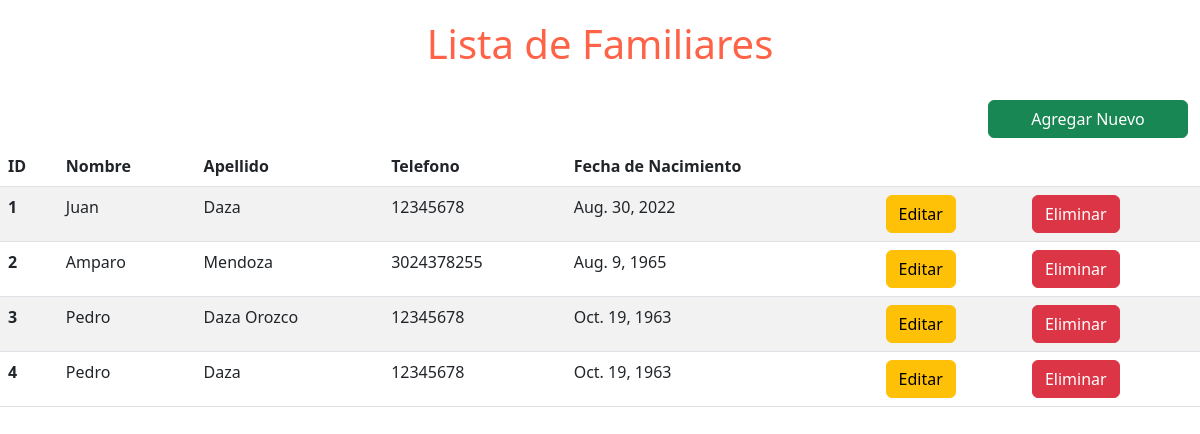
/familiares/listarFamiliares/, run on an earlier commit of the app's database.
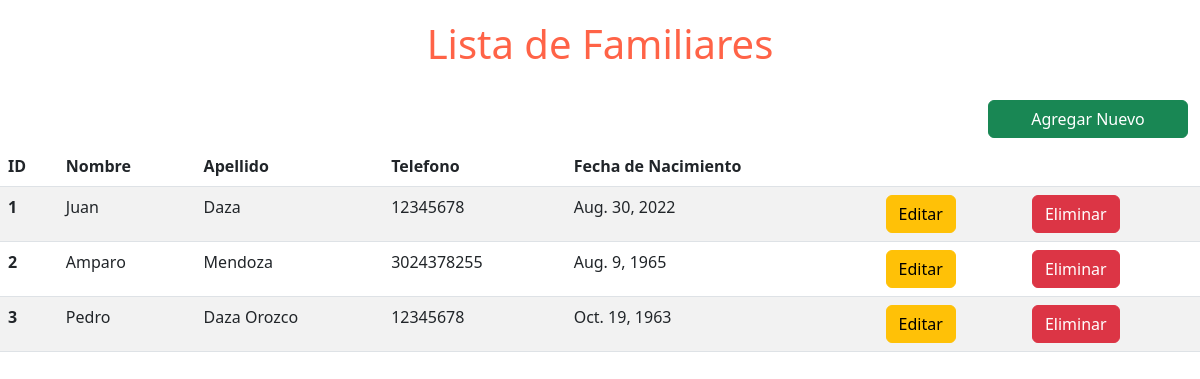
And on a later commit of the database.
### familiares/models.py (models this page shows)
class Familiares(models.Model):
    nombre = models.CharField(max_length=40) #le pasamos el tipo de dato de cada variable
    apellido = models.CharField(max_length=40)
    telefono = models.IntegerField()
    fecha_nacimiento = models.DateField()

### familiares/views.py (the view)
# urls.py: path('listarFamiliares/', Formulario_view.listar_familiares, name="listarFamiliares"),
    def listar_familiares(request):
        familiar = Familiares.objects.all()
        return render(request, 'listaFamiliares.html', {"familiares":familiar})

### familiares/template/listaFamiliares.html (shortened to what this page needs)
{% block content %}
{% load static %}
<!DOCTYPE html>
<html lang="en">
<head>
    <link rel="stylesheet" href="{% static '/css/bootstrap.min.css' %}">
</head>
<body>
    <header>
        <h1>Lista de Familiares</h1>
    </header>
    <br>
    <div class="row col-12 justify-content-end mb-2 pr-0">
        <a href="{% url 'registrarFamiliar' %}" class="btn btn-success col-md-2">Agregar Nuevo</a>
    </div>
    <table class="table table-striped">
        <thead>
          <tr>
            <th scope="col">ID</th>
            <th scope="col">Nombre</th>
            <th scope="col">Apellido</th>
            <th scope="col">Telefono</th>
            <th scope="col">Fecha de Nacimiento</th>
            <th scope="col"></th>
            <th scope="col"></th>
          </tr>
        </thead>
        <tbody>
            {% for familiar in familiares %}
          <tr>
            <th scope="row">{{ familiar.id }}</th>
            <td>{{ familiar.nombre }}</td>
            <td>{{ familiar.apellido }}</td>
            <td>{{ familiar.telefono }}</td>
            <td>{{ familiar.fecha_nacimiento }}</td>
            <td><a href="{% url 'editFamiliar' familiar.id %}" class="btn btn-warning">Editar</a></td>
            <td><a href="{% url 'eliminarFamiliar' familiar.id %}" class="btn btn-danger">Eliminar</a></td>
          </tr>
            {% endfor %}
        </tbody>
      </table>
</body>
</html>
{% endblock %}

What changed in the data, as far as the page shows it:
removed Familiares: id "4", nombre "Pedro", apellido "Daza", telefono "12345678", fecha_nacimiento "Oct. 19, 1963"
